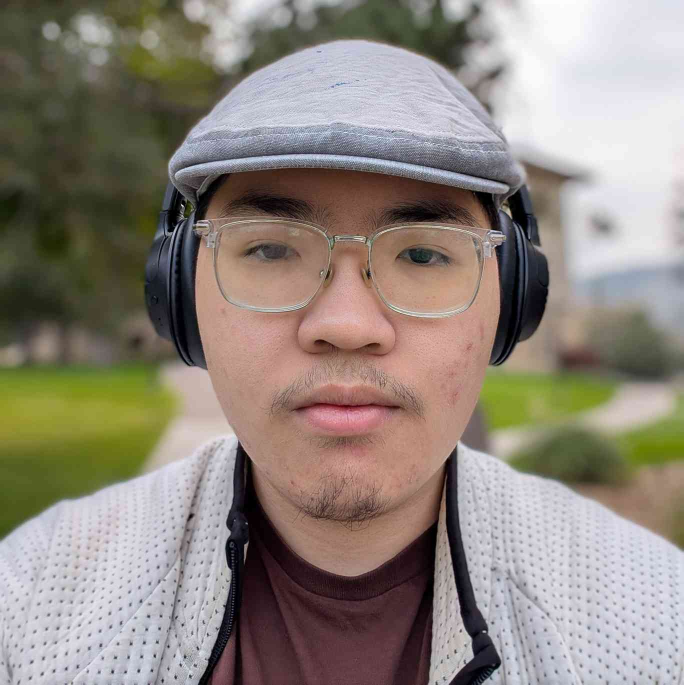
#> input picture assignments_Duan/assignment1_photo.jpg, 1368 x 1369 px (shown at 1/2 size)
$ jupyter execute HW05.ipynb
#> lines starting #> are read from the running program, lines starting #| are printed output that depends on the picture
[cell 1]
import numpy as np
import matplotlib.pyplot as plt
from scipy import ndimage
from skimage import io, color, filters, util, data, transform, feature

[cell 2]
def harris_corner_detector(image, alpha=0.05, threshold=1e-3, window_size=3, sigma=1.0):
    # 1. Compute image derivatives
    Ix = filters.sobel_h(image) # compute horizontal derivative (x-direction)
    Iy = filters.sobel_v(image) # compute vertical derivative (y-direction)

    # 2. Compute products of derivatives
    Ixx = np.multiply(Ix, Ix) # Compute using hadamard product
    Iyy = np.multiply(Iy, Iy)# Compute using hadamard product
    Ixy = np.multiply(Ix, Iy)# Compute using hadamard product

    # 3. Gaussian filter to smooth the squared derivatives
    Sxx = filters.gaussian(Ixx, sigma=sigma) # Gaussian filter of Ixx
    Syy = filters.gaussian(Iyy, sigma=sigma) # Gaussian filter of Iyy
    Sxy = filters.gaussian(Ixy, sigma=sigma) # Gaussian filter of Ixy

    # 4. Compute cornerness
    detM = np.multiply(Sxx, Syy) - (Sxy ** 2) # Must be a function of only Sxx, Syy, or Sxy
    traceM = Sxx + Syy # Must be a function of only Sxx, Syy, or Sxy
    C = detM - alpha * (traceM ** 2) # C Must be a function of only detM, traceM, and alpha

    # 5. Threshold C to remove weak corners
    C_thresh = (C > threshold * C.max()) * C

    # 6. Non-maximum suppression
    win_half_size = int(window_size // 2)
    corners = []
    for y in range(win_half_size, C.shape[0]-win_half_size):
        for x in range(win_half_size, C.shape[1]-win_half_size):
            if C_thresh[y, x] == np.max(C_thresh[y-win_half_size : y+win_half_size+1,  x-win_half_size : x+win_half_size+1]):
                if C_thresh[y, x] > 0:
                    corners.append((y, x))

    return corners, C

[cell 3]
# load input image
img = util.img_as_float32( color.rgb2gray( io.imread('./assignment1_photo.jpg') ) )
#> img: shape (1369, 1368) float32; min 0, max 1, mean 0.532
img = transform.rescale(img, 1/5)
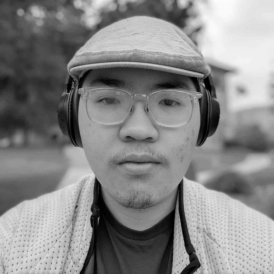
#> img: shape (274, 274) float32; min 1.49e-05, max 0.992, mean 0.532
plt.imshow(img, cmap='gray')
plt.show()

[cell 4]
# Harris corner detection
threshold=1e-3
alpha=0.05
window_size=3
sigma=2.0
corners, C = harris_corner_detector(img, alpha, threshold, window_size, sigma)
#> in harris_corner_detector, `Ix = filters.sobel_h(image)`:
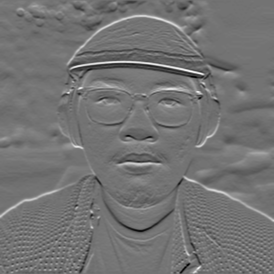
#> Ix: shape (274, 274) float32; min -0.434, max 0.523, mean -0.000696; drawn with min black and max white
#> in harris_corner_detector, `Iy = filters.sobel_v(image)`:
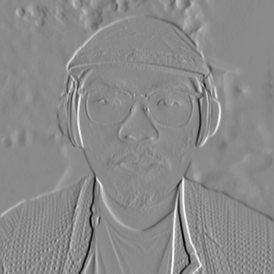
#> Iy: shape (274, 274) float32; min -0.661, max 0.56, mean 0.00216; drawn with min black and max white
#> in harris_corner_detector, `Sxx = filters.gaussian(Ixx, sigma=sigma)`:
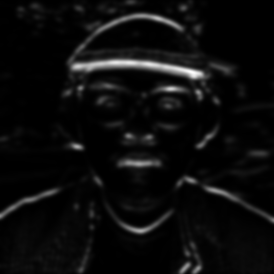
#> Sxx: shape (274, 274) float32; min 2.8e-09, max 0.0809, mean 0.00399; drawn with min black and max white
#> in harris_corner_detector, `Syy = filters.gaussian(Iyy, sigma=sigma)`:
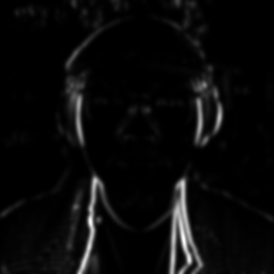
#> Syy: shape (274, 274) float32; min 7.51e-09, max 0.123, mean 0.00499; drawn with min black and max white
#> in harris_corner_detector, `Sxy = filters.gaussian(Ixy, sigma=sigma)`:
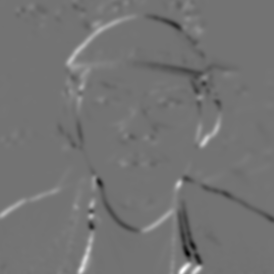
#> Sxy: shape (274, 274) float32; min -0.0436, max 0.0525, mean 9.94e-05; drawn with min black and max white
#> in harris_corner_detector, `detM = np.multiply(Sxx, Syy) - (Sxy ** 2)`:
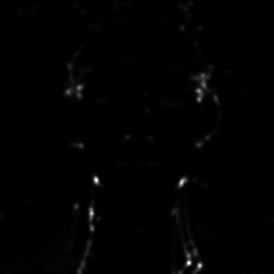
#> detM: shape (274, 274) float32; min 2.94e-17, max 0.00176, mean 1.36e-05; drawn with min black and max white
#> in harris_corner_detector, `traceM = Sxx + Syy`:
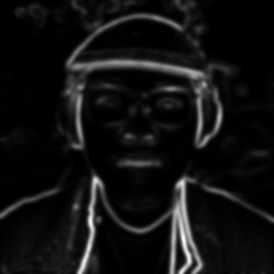
#> traceM: shape (274, 274) float32; min 1.27e-08, max 0.128, mean 0.00898; drawn with min black and max white
#> in harris_corner_detector, `C = detM - alpha * (traceM ** 2)`:
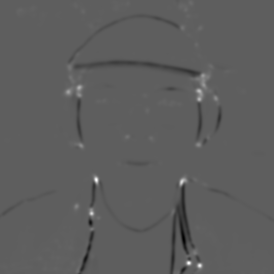
#> C: shape (274, 274) float32; min -0.000725, max 0.00123, mean -3.83e-06; drawn with min black and max white
#> corners = 261 pairs, first value 2 to 272, second value 5 to 272

fig, ax = plt.subplots(nrows=1, ncols=2, figsize=(8,4))
ax[0].imshow(C, cmap='bwr')
ax[0].set_title("Cornerness")
ax[1].imshow(img, cmap='gray')
y, x = zip(*corners)
#> y = 261 values from 2 to 272; x = 261 values, max 272 at index 65, min 5 at index 245, mean 134.2
ax[1].scatter(x, y, c='r', s=2)
ax[1].set_title("Harris Corner Detection")
plt.show()
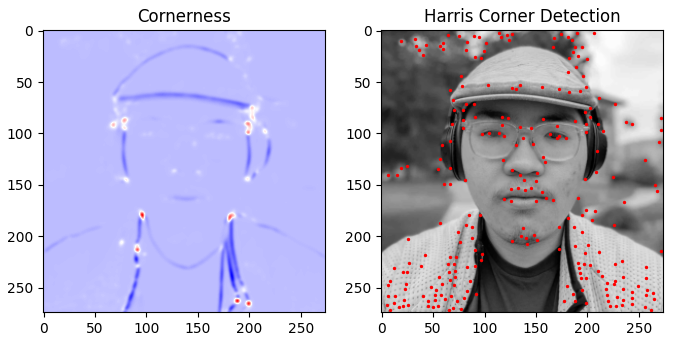
#> figure drawn by matplotlib, 2 panels

$ run again, with assignments_Duan/assignment3_photo.jpeg copied over assignments_Duan/assignment1_photo.jpg
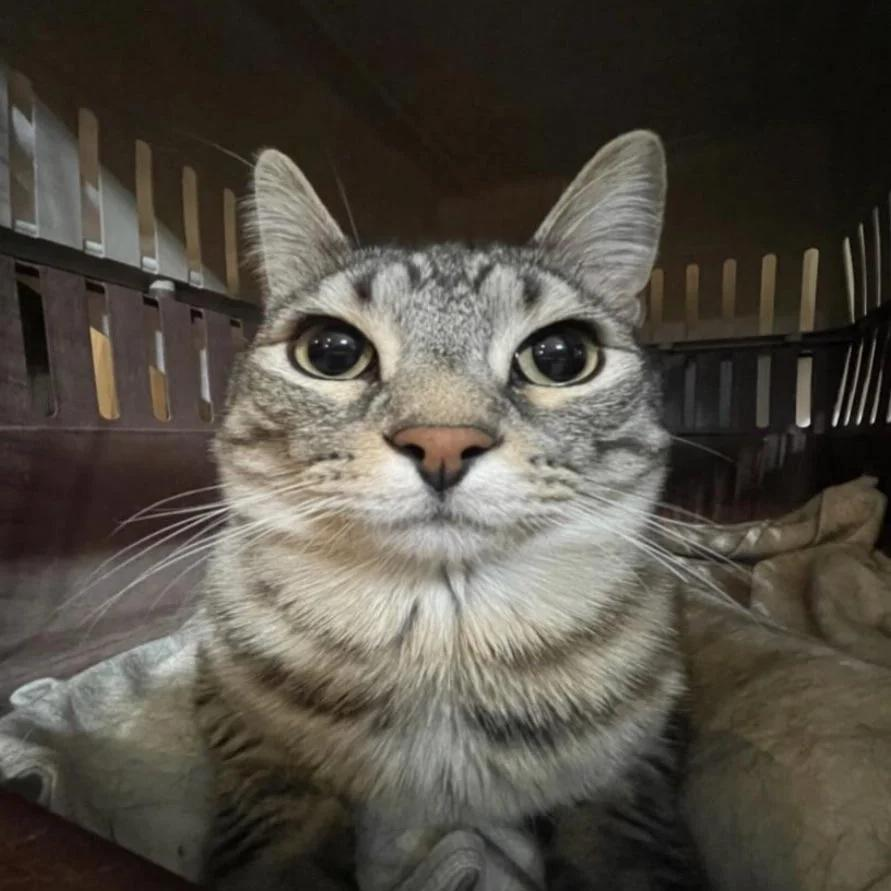
#> input picture assignments_Duan/assignment3_photo.jpeg, 891 x 891 px
#> in harris_corner_detector, `C = detM - alpha * (traceM ** 2)`:
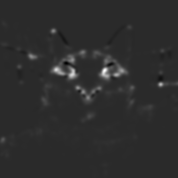
#> C: shape (178, 178) float32; min -0.000331, max 0.00165, mean 2.58e-05; drawn with min black and max white
#> `corners, C = harris_corner_detector(img, alpha, threshold, window_size..`: corners = 141 pairs, first value 23 to 175, second value 2 to 176
#> y = 141 values from 23 to 175; x = 141 values, max 176 at index 73, min 2 at index 116, mean 86.57
#> `plt.show()`:
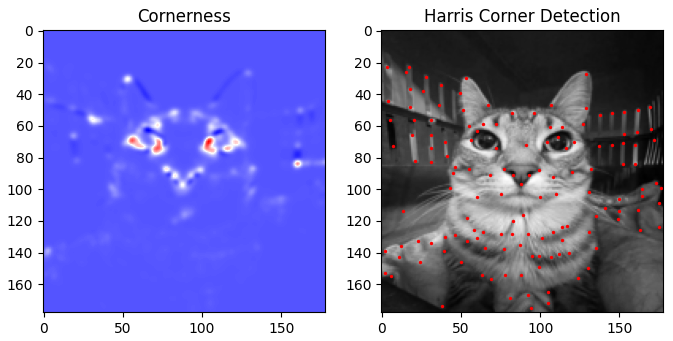
#> figure drawn by matplotlib, 2 panels
